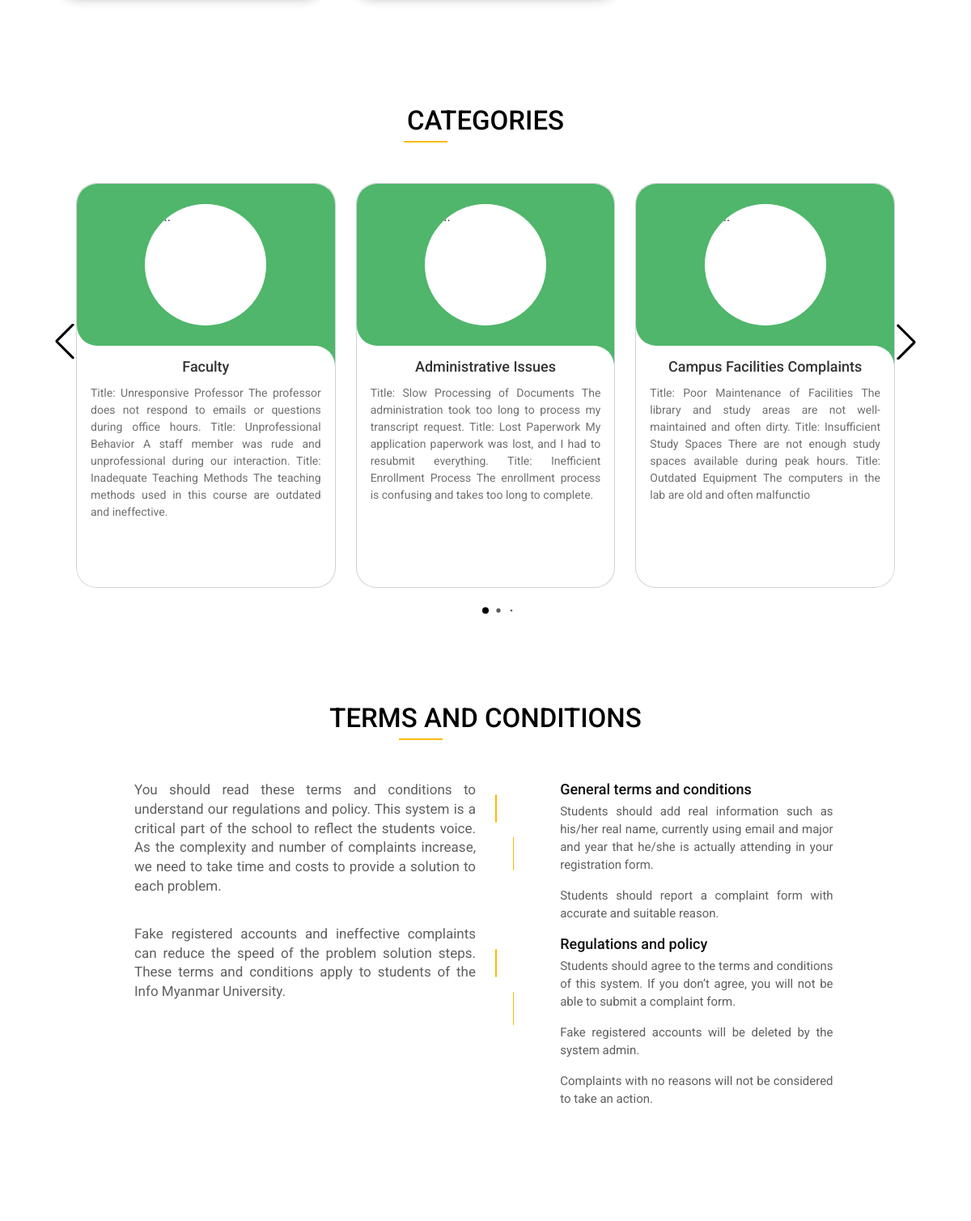
Before: / (middle part) with the older database file.
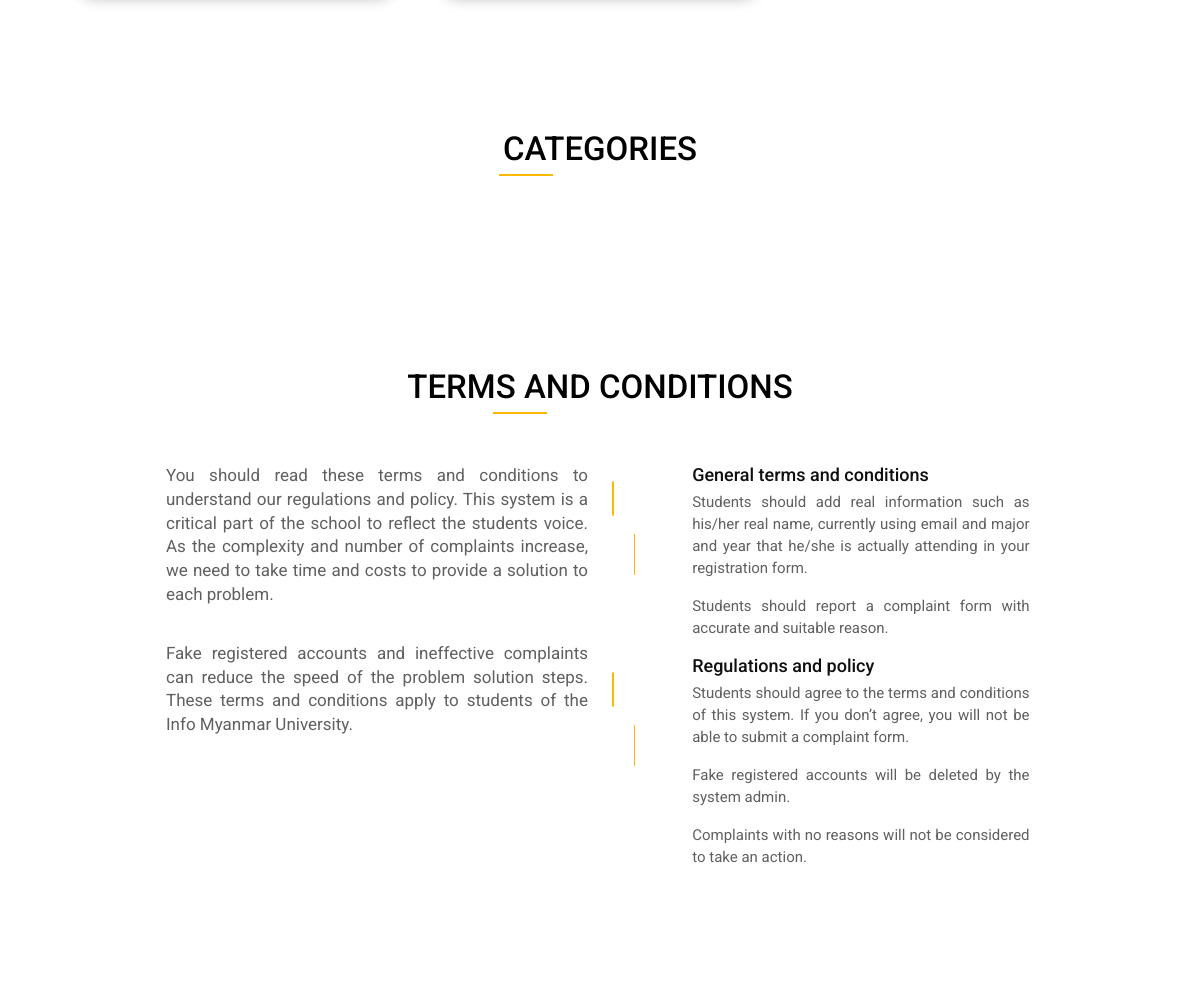
After: the same page with the newer database file.
### website/models.py (models this page shows)
class Category(db.Model):
    id = db.Column(db.Integer, primary_key=True)
    cat_name = db.Column(db.String(255), nullable=False)
    cat_description = db.Column(db.String(255), nullable=False)
    cat_image = db.Column(db.String(255), nullable=False)
    complaints = db.relationship('Complaints')

### app.py (the view, shortened to what this page needs)
@app.route('/', methods=['GET','POST'])
def home():
    categories = Category.query.all()
    return render_template("homepage.html", categories=categories)

### website/templates/homepage.html (shortened to what this page needs)
{% extends "clientlayout.html" %} {% block title %}Home Page{% endblock%}
{% block content %}
<div class="container-fluid" id="main-content">
    <div class="ag-format-container">
        <div class="ag-courses_box">
        </div>
      <div class="slide-container swiper">
        <div class="slide-content">
          <h2 class="aboutus-title">categories</h2>
            <div class="card-wrapper swiper-wrapper">
          {% for cat in categories: %}
                <div class="card swiper-slide">
                    <div class="image-content">
                        <div class="card-image">
                        </div>
                    </div>
                    <div class="card-content">
                        <h2 class="name">{{ cat.cat_name}}</h2>
                        <p class="description">{{ cat.cat_description}}</p>
                    </div>
                </div>
          {% endfor %}
          </div>
        </div>
        <div class="swiper-button-next swiper-navBtn"></div>
        <div class="swiper-button-prev swiper-navBtn"></div>
        <div class="swiper-pagination"></div>
    </div>
<div class="aboutus-section" id="termsNconditions">
    <div class="container">
      <h2 class="aboutus-title">Terms and Conditions</h2>
        <div class="row">
            <div class="col-md-6 col-sm-6 col-xs-12">
                <div class="aboutus">
                    <p class="aboutus-text">
                      You should read these terms and conditions to understand our
                      regulations and policy. This system is a critical part of the
                      school to reflect the students voice. As the complexity and number
                      of complaints increase, we need to take time and costs to provide
                      a solution to each problem.
                    </p>
                    <p class="aboutus-text">
                      Fake registered accounts and ineffective complaints can reduce the
                      speed of the problem solution steps. These terms and conditions
                      apply to students of the Info Myanmar University.
                    </p>
                </div>
            </div>
            <div class="col-md-6 col-sm-6 col-xs-12">
                <div class="feature">
                    <div class="feature-box">
                        <div class="clearfix">
                            <div class="iconset">
                                <span class="glyphicon glyphicon-cog icon"></span>
                            </div>
                            <div class="feature-content">
                                <h4>General terms and conditions</h4>
                                <p>
                                        Students should add real information such as his/her real name, currently
                                        using email and major and year that he/she is actually
                                        attending in your registration form.
                                </p>
                                <p>
                                        Students should report a complaint form with accurate and
                                        suitable reason.
                                </p>
                            </div>
                        </div>
                    </div>
                    <div class="feature-box">
                        <div class="clearfix">
                            <div class="iconset">
                                <span class="glyphicon glyphicon-cog icon"></span>
                            </div>
                            <div class="feature-content">
                                <h4>Regulations and policy</h4>
                                <p>
                                        Students should agree to the terms and conditions of this
                                        system. If you don’t agree, you will not be able to submit a
                                        complaint form.
                                </p>
                                <p>
                                        Fake registered accounts will be deleted by the system
                                        admin.
                                </p>
                                <p>
                                        Complaints with no reasons will not be considered to take an
                                        action.
                                </p>
                            </div>
                        </div>
                    </div>
                </div>
            </div>
        </div>
    </div>
</div>
</div>
</div>
{% endblock %}

### website/templates/clientlayout.html (shortened to what this page needs)
<!DOCTYPE html>
<html lang="en">
  <head>
    <link
      href="https://cdn.jsdelivr.net/npm/bootstrap@5.3.3/dist/css/bootstrap.min.css"
      rel="stylesheet"
    />
    <link
      rel="stylesheet"
      href="https://cdn.jsdelivr.net/npm/bootstrap-icons@1.11.3/font/bootstrap-icons.min.css"
    />
    <link
      rel="stylesheet"
      href="https://unpkg.com/swiper/swiper-bundle.min.css"
    />
    <link
      rel="stylesheet"
      href="https://use.fontawesome.com/releases/v5.15.4/css/all.css"
    />
    <link
      rel="stylesheet"
      type="text/css"
      href="{{ url_for('static', filename='css/clientcss.css') }}"
    />
  </head>
  <body>
    <div class="container">{% block content %} {% endblock %}</div>
  </body>
</html>

### website/static/css/clientcss.css (style rules this page uses)
body { margin: 0; padding: 0; background-color: white; font-family: "Roboto", sans-serif; }
html { scroll-behavior: smooth; }
.container { border-radius: 5px; width: 100%; }
.ag-format-container { width: 100%; max-width: 1142px; margin: 0 auto; }
.ag-courses_box { display: flex; align-items: flex-start; flex-wrap: wrap; padding: 50px 0; }
.slide-container { max-width: 1300px; width: 100%; padding: 40px 0; }
.slide-content { margin: 0 40px; overflow: hidden; border-radius: 25px; }
.aboutus-section { padding: 90px 0; }
.aboutus { margin-left: 100px; }
.aboutus-title { font-size: 33px; letter-spacing: 0; line-height: 32px; padding: 0 0 11px; position: relative; text-transform: uppercase; color: #000; margin-top: 15px; margin-bottom: 50px; text-align: center; }
.aboutus-title::after { background: #fdb801 none repeat scroll 0 0; bottom: 0; content: ""; height: 2px; left: 40%; position: absolute; width: 54px; }
.aboutus-text { color: #606060; font-size: 17px; line-height: 1.4; margin: 0 0 35px; text-align: justify; }
.feature .feature-box .iconset { background: #fff none repeat scroll 0 0; float: left; position: relative; width: 10%; }
.feature .feature-box .iconset::after { background: #fdb801 none repeat scroll 0 0; content: ""; height: 58%; left: 43%; position: absolute; top: 100%; width: 1px; }
.feature .feature-box .feature-content h4 { color: #0f0f0f; font-size: 18px; letter-spacing: 0; line-height: 22px; margin: 0 0 5px; }
.feature .feature-box .feature-content { float: left; padding-left: 28px; width: 70%; }
.feature .feature-box .feature-content p { color: #606060; font-size: 15px; line-height: 22px; text-align: justify; }
.icon { color : #f4b841; padding:0px; font-size:40px; border: 1px solid #fdb801; border-radius: 100px; color: #fdb801; font-size: 28px; height: 70px; line-height: 70px; text-align: center; width: 70px; }

Changed rows visible on the page:
removed Category: cat_name "Faculty", cat_description "Title: Unresponsive Professor The professor does not respond to emails or questions during office hours. Title: Unprofessional Behavior A staff member was rude and unprofessional during our interaction. Title: Inadequate Teaching Methods The teaching methods used in this course are outdated and ineffective."
removed Category: cat_name "Administrative Issues", cat_description "Title: Slow Processing of Documents The administration took too long to process my transcript request. Title: Lost Paperwork My application paperwork was lost, and I had to resubmit everything. Title: Inefficient Enrollment Process The enrollment process is confusing and takes too long to complete."
removed Category: cat_name "Campus Facilities Complaints", cat_description "Title: Poor Maintenance of Facilities The library and study areas are not well-maintained and often dirty. Title: Insufficient Study Spaces There are not enough study spaces available during peak hours. Title: Outdated Equipment The computers in the lab are old and often malfunctio"
